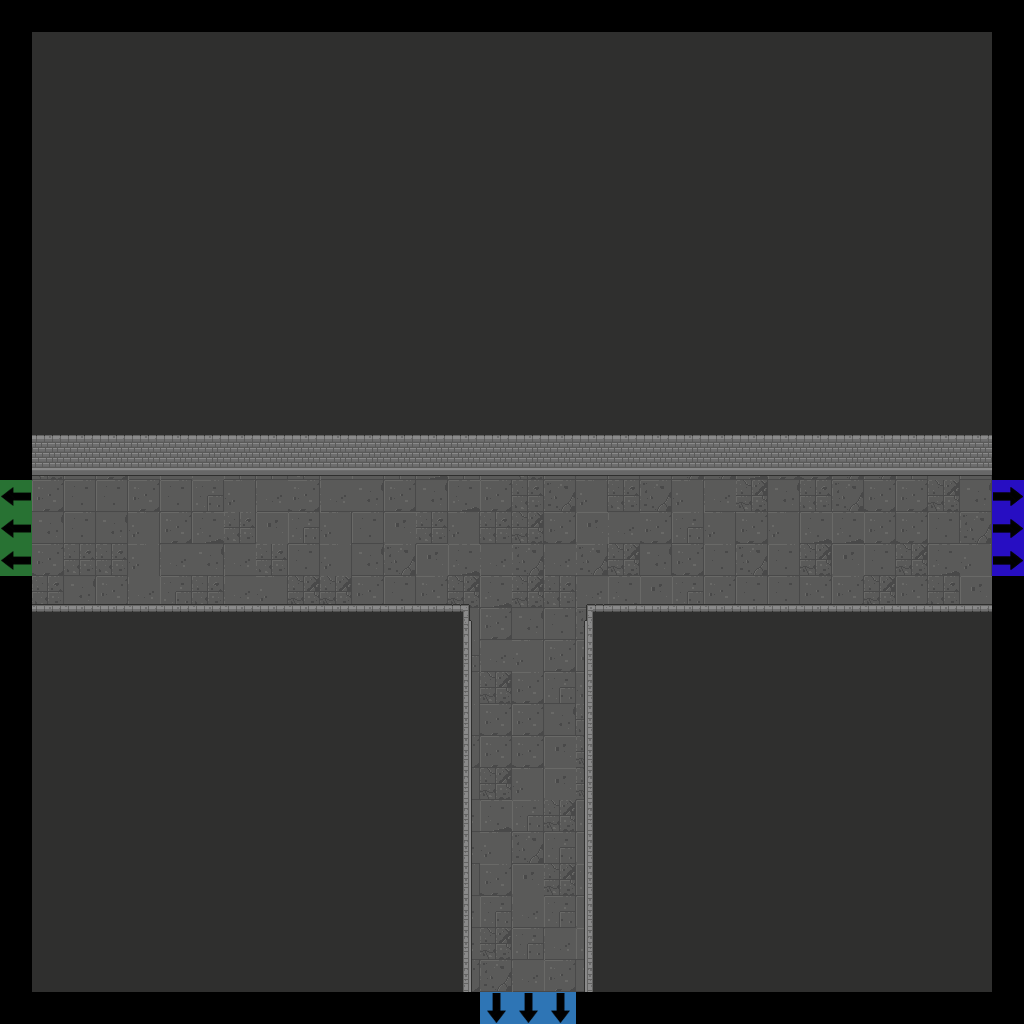

A 2D game scene composited from a Tiled map and its tileset images. What follows is a short description and the map's XML, with each tile layer's data collapsed to a summary:
An orthogonal 32x32 tile map with 32x32 px tiles, 7 tile layers (Floor, Walls, Doors, Pillars, ...), 2 tilesets.

<map version="1.2" tiledversion="2019.04.18" orientation="orthogonal" renderorder="right-down" width="32" height="32" tilewidth="32" tileheight="32" infinite="0" nextlayerid="22" nextobjectid="1">
 <tileset firstgid="1" source="Dungeon_Tileset_2.tsx" />
 <tileset firstgid="321" source="flags.tsx" />
 <layer id="15" name="Floor" width="32" height="32">
  <data>[1024 cells, 900 non-empty, 12 distinct tile ids]</data>
 </layer>
 <layer id="16" name="Walls" width="32" height="32">
  <data>[1024 cells, 771 non-empty, 11 distinct tile ids]</data>
 </layer>
 <layer id="17" name="Doors" width="32" height="32">
  <data>[1024 cells, 0 non-empty, 0 distinct tile ids]</data>
 </layer>
 <layer id="18" name="Pillars" width="32" height="32">
  <properties>
   <property name="unity:SortingLayer" value="Player" />
  </properties>
  <data>[1024 cells, 0 non-empty, 0 distinct tile ids]</data>
 </layer>
 <layer id="19" name="Candles" width="32" height="32">
  <data>[1024 cells, 0 non-empty, 0 distinct tile ids]</data>
 </layer>
 <layer id="20" name="Debris" width="32" height="32">
  <data>[1024 cells, 0 non-empty, 0 distinct tile ids]</data>
 </layer>
 <layer id="21" name="Flags" width="32" height="32">
  <data>[1024 cells, 9 non-empty, 3 distinct tile ids]</data>
 </layer>
</map>
